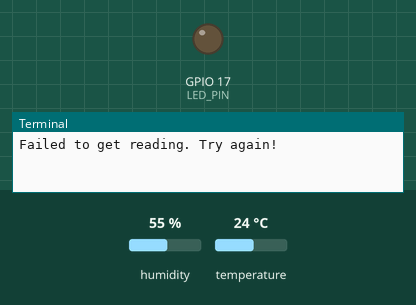
Recording of a program running on a simulated Raspberry Pi (BCM pin numbers). Parts: output pins drawn as LEDs (lit = HIGH), the last lines printed to the terminal. Inputs (shaded band) come from the test bench; at power-on: humidity 55 %, temperature 24 °C. The interpreter's speed is modelled, so counts of loop turns are approximate.

Above: at 0.1 s.
At 2.1 s:
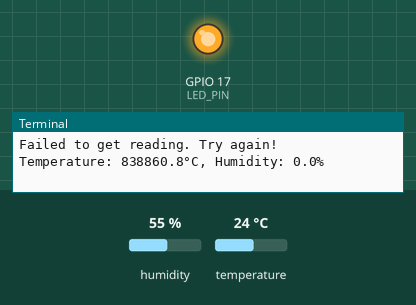
Timing chart, 0 to 5.6 s (numbered marks = the images above):
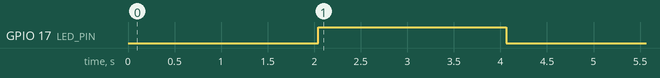

The program:

gpio.py
```python
import RPi.GPIO as GPIO
import time

GPIO.setmode(GPIO.BCM)

DHT_PIN = 4
LED_PIN = 17

GPIO.setup(LED_PIN, GPIO.OUT)

def read_dht22():

    GPIO.setup(DHT_PIN, GPIO.OUT)
    GPIO.output(DHT_PIN, GPIO.LOW)
    time.sleep(0.02)
    GPIO.output(DHT_PIN, GPIO.HIGH)
    time.sleep(0.00002)
    GPIO.setup(DHT_PIN, GPIO.IN, pull_up_down=GPIO.PUD_UP)

    count = 0
    while GPIO.input(DHT_PIN) == GPIO.LOW:
        count += 1
        if count > 100:
            return None, None

    data = []
    for i in range(40):
        count = 0
        while GPIO.input(DHT_PIN) == GPIO.HIGH:
            count += 1
            if count > 100:
                return None, None

        data.append(count)

    humidity_bits = sum((1 << (39 - i) for i in range(0, 16) if data[i] > 5))
    temperature_bits = sum((1 << (39 - i) for i in range(16, 32) if data[i] > 5))

    humidity = humidity_bits / 10.0
    temperature = temperature_bits / 10.0

    return humidity, temperature

try:
    while True:
        humidity, temperature = read_dht22()

        if humidity is not None and temperature is not None:
            print(f'Temperature: {temperature:.1f}°C, Humidity: {humidity:.1f}%')

            if temperature > 25:
                GPIO.output(LED_PIN, GPIO.HIGH)
            else:
                GPIO.output(LED_PIN, GPIO.LOW)
        else:
            print('Failed to get reading. Try again!')
        time.sleep(2)

except KeyboardInterrupt:
    print("Program stopped by User")
finally:
    GPIO.cleanup() 
```

Measured:
- by itself, GPIO 17 (LED_PIN): LOW → HIGH at 2.0 s, → LOW 2.0 s later
